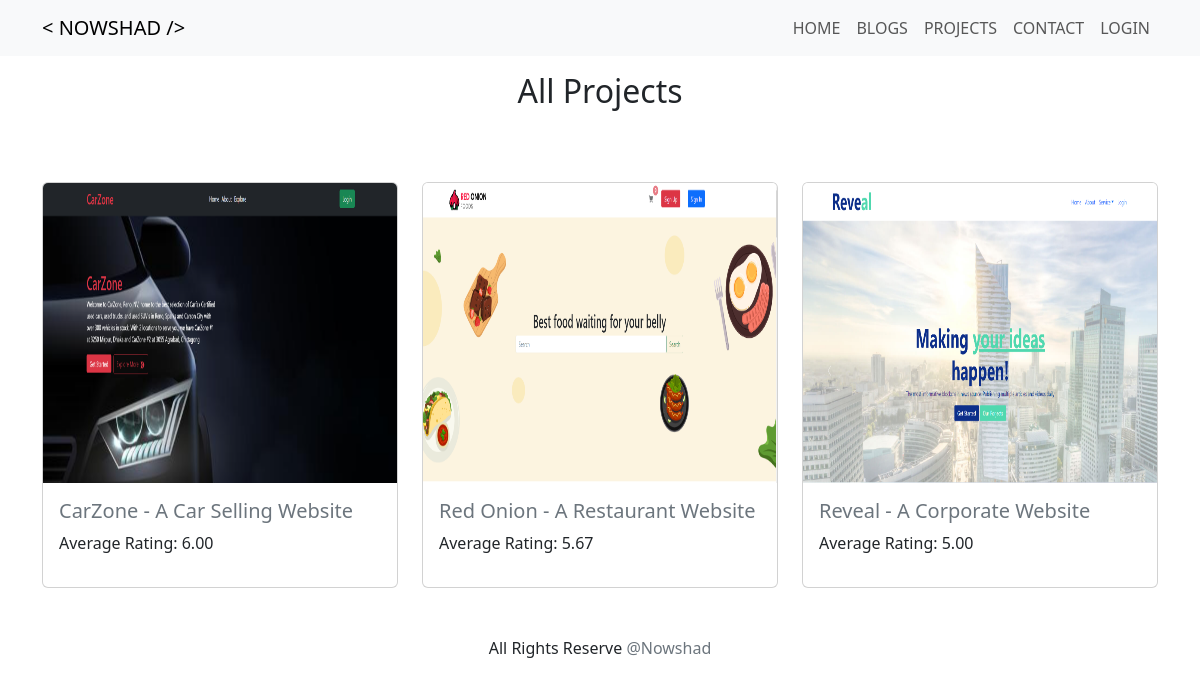
The app's page /project/ with its own data.
### projects/models.py (models this page shows, shortened)
class PortfolioProject(models.Model):
    title = models.CharField(max_length=200)
    description = models.TextField()
    screenshoot = models.ImageField(upload_to='images/projects/')
    technologies = models.CharField(max_length=100)
    project_url = models.URLField()
    category = models.ForeignKey(Category, on_delete=models.CASCADE, null=True)

### projects/views.py (the view)
# urls.py: path('',views.portfolio_project, name='projects'),
def portfolio_project(request):
    projects_with_avg_ratings = PortfolioProject.objects.annotate(avg_rating=Avg('projectreview__ratings'))
    projects_sorted_by_rating = projects_with_avg_ratings.order_by('-avg_rating')
    return render(request, 'projects.html', {'projects': projects_sorted_by_rating})

### projects/templates/projects.html (shortened to what this page needs)
{% extends "base.html" %}
{% block content %}
<h1 class="text-center fs-2 display-3 mt-3">All Projects</h1>
<div class="row row-cols-1 row-cols-md-3 g-4 mt-5">
    {% for project in projects %}
    <div class="col">
        <div class="card">
            <img src="{{ project.screenshoot.url }}" class="card-img-top" style="height: 300px;" alt="">
            <div class="card-body">
                <a href="{% url 'details' project.id %}" class="text-decoration-none text-secondary">
                    <h5 class="card-title">{{ project.title }}</h5>
                </a>
                <p>Average Rating: {{ project.avg_rating|default:"No reviews yet"|floatformat:"2" }}</p>
            </div>
        </div>
    </div>
    {% endfor %}
</div>
{% endblock content %}

### records on screen
PortfolioProject: screenshoot (picture), title "CarZone - A Car Selling Website", avg_rating "6.00"
PortfolioProject: screenshoot (picture), title "Red Onion - A Restaurant Website", avg_rating "5.67"
PortfolioProject: screenshoot (picture), title "Reveal - A Corporate Website", avg_rating "5.00"
